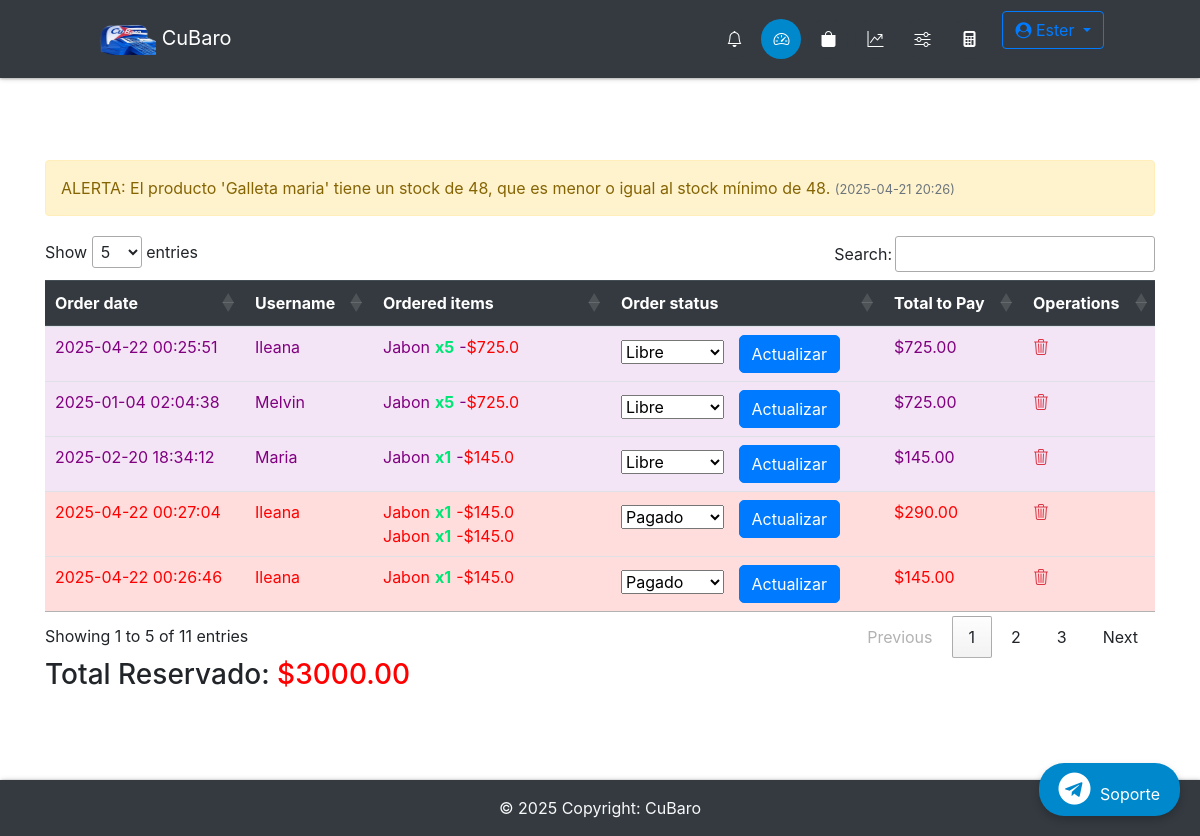
The app's page /admin/ (signed in) with its own data.
### app/db_models.py (models this page shows, shortened)
class User(UserMixin, db.Model):
    __tablename__ = "users"
    id = db.Column(db.Integer, primary_key=True)
    name = db.Column(db.Text, nullable=False)
    email = db.Column(db.String(50), nullable=False, unique=True)
    phone = db.Column(db.String(50), nullable=False)
    password = db.Column(db.String(250), nullable=False)
    admin = db.Column(db.Integer, nullable=False, default=0)
    email_confirmed = db.Column(db.Integer, nullable=False, default=1)
    created_by = db.Column(db.Integer, db.ForeignKey('users.id'), nullable=True)  # ID del creador
    registration_date = db.Column(db.DateTime, default=lambda: datetime.now(timezone.utc))  # Fecha de registro
    membership_expiration = db.Column(db.DateTime, nullable=True)  # Fecha de vencimiento de membresía
    membership_id = db.Column(db.Integer, db.ForeignKey('memberships.id'), nullable=False)  # Relación con membresía
    membership = db.relationship('Membership', backref='users')
    employees = db.relationship('User', backref='creator', remote_side=[id], lazy='select')  # Relación empleados
    cart = db.relationship('Cart', backref='buyer')
    orders = db.relationship("Order", backref='customer', foreign_keys="[Order.uid]")  # Relación con clave foránea especificada

class Alert(db.Model):
    __tablename__ = 'alert'
    id = db.Column(db.Integer, primary_key=True)
    message = db.Column(db.String(255), nullable=False)
    category = db.Column(db.String(50), nullable=False)  # 'error', 'warning', etc.
    created_at = db.Column(db.DateTime, default=datetime.now(timezone.utc))
    user_id = db.Column(db.Integer, db.ForeignKey('users.id'))  # Opcional: asociar alertas a un usuario
    user = db.relationship('User', backref='alerts')

class Order(db.Model):
    __tablename__ = "orders"
    id = db.Column(db.Integer, primary_key=True)
    uid = db.Column(db.Integer, db.ForeignKey('users.id'), nullable=False)  # Clave foránea del cliente
    date = db.Column(db.DateTime, nullable=False)
    status = db.Column(db.String(50), nullable=False)
    items = db.relationship("Ordered_item", backref="order", cascade="all, delete-orphan")

class Ordered_item(db.Model):
    __tablename__ = "ordered_items"
    id = db.Column(db.Integer, primary_key=True)
    oid = db.Column(db.Integer, db.ForeignKey('orders.id'))
    itemid = db.Column(db.Integer, db.ForeignKey('items.id'))
    quantity = db.Column(db.Integer, nullable=False)

class Item(db.Model):
    __tablename__ = "items"
    id = db.Column(db.Integer, primary_key=True)
    name = db.Column(db.String(100), nullable=False)
    price = db.Column(db.Float, nullable=False)
    category = db.Column(db.Text, nullable=False)
    image = db.Column(db.String(250), nullable=False)
    details = db.Column(db.String(250), nullable=False)
    stock_min = db.Column(db.Integer, default=0)
    costo = db.Column(db.Integer)
    stock = db.Column(db.Integer, default=0)
    created_by = db.Column(db.Integer, db.ForeignKey('users.id'), nullable=False)  # Vincular con el creador
    creator = db.relationship('User', backref='items_created')  # Relación con el usuario que creó el producto
    orders = db.relationship('Ordered_item', backref='item', lazy=True, cascade="all, delete, delete-orphan")
    in_cart = db.relationship("Cart", backref="item", lazy=True, cascade="all, delete, delete-orphan")

### app/funcs.py (the view)
	def wrapper(*args, **kwargs):
		if current_user.is_authenticated and current_user.admin == 1:
			return func(*args, **kwargs)
		else:
			return "No estás autorizado a acceder a esta URL."

### app/__init__.py (called while the page is built)
@app.context_processor
def inject_now():
	return {'now': datetime.now(timezone.utc)}

@login_manager.user_loader
def load_user(user_id):
	return User.query.get(user_id)

@app.after_request
def add_no_cache_headers(response):
    response.headers["Cache-Control"] = "no-store, no-cache, must-revalidate, max-age=0"
    response.headers["Pragma"] = "no-cache"
    response.headers["Expires"] = "-1"
    return response

### app/admin/routes.py (called while the page is built)
@admin.route('/')
@admin_only
def dashboard():
    alerts = Alert.query.filter_by(user_id=current_user.id).order_by(Alert.created_at.desc()).all()
    orders = Order.query.join(User, Order.uid == User.id).filter((User.id == current_user.id) | (User.created_by == current_user.id)
    ).all()
    return render_template("admin/home.html", orders=orders, alerts=alerts)

### app/funcs.py (called while the page is built)
def admin_only(func):
	def wrapper(*args, **kwargs):
		if current_user.is_authenticated and current_user.admin == 1:
			return func(*args, **kwargs)
		else:
			return "No estás autorizado a acceder a esta URL."
	wrapper.__name__ = func.__name__
	return wrapper

### app/admin/templates/admin/home.html (shortened to what this page needs)
{% extends "admin/base.html" %}
{% block content %}
    {% if alerts %}
    <div class="alert-container">
        {% for alert in alerts %}
            <div class="alert alert-{{ alert.category }}" id="alert-{{ alert.id }}">
                {{ alert.message }}
                <small class="text-muted" style="font-size: 0.8em;">({{ alert.created_at.strftime('%Y-%m-%d %H:%M') }})</small>
            </div>
        {% endfor %}
    </div>
{% else %}
    <div class="alert alert-info">
        No hay alertas de stock en este momento.
    </div>
{% endif %}
    {% if not orders %}
    <div class="flash-error">No hay Ordenes.</div>
    {% else %}
    <div class="table-responsive">
        <table id="orders-table" class="table table-striped table-hover">
            <thead class="thead-dark">
                <tr>
                    <th>Order date</th>
                    <th>Username</th>
                    <th>Ordered items</th>
                    <th>Order status</th>
                    <th>Total to Pay</th>
                    <th>Operations</th>
                </tr>
            </thead>
            <tbody>
                {% for order in orders %}
                <tr data-order-id="{{ order.id }}" data-order-status="{{ order.status }}" data-order-total="0"
                    data-username="{{ order.customer.name }}">
                    <td>{{ order.date.strftime('%Y-%m-%d %H:%M:%S') }}</td>
                    <td>{{ order.customer.name }}</td>
                    <td>
                        {% for i in order.items %}
                        {% set item_price = i.item.price %}
                        {% set item_total = item_price * i.quantity %}
                        <div class="my" data-item-price="{{ item_price }}" data-item-quantity="{{ i.quantity }}"
                            data-item-total="{{ item_total }}">
                            {{ i.item.name }}<span class="success">x{{ i.quantity }}</span>-<span
                                style="color: red;">${{
                                item_total }}</span><br>
                        </div>
                        {% endfor %}
                    </td>
                    <td>
                        <form method="POST" action="{{ url_for('admin.update_order_status', id=order.id) }}">
                            <select name="status">
                                <option value="Pagado" {% if order.status=='Pagado' %}selected{% endif %}>Pagado
                                </option>
                                <option value="Libre" {% if order.status=='Libre' %}selected{% endif %}>Libre</option>
                            </select>
                            <button class="btn-primary btn" type="submit">Actualizar</button>
                        </form>
                    </td>
                    <td class="order-total">$0</td>
                    <td>
                        <a href="{{ url_for('admin.delete_order', id=order.id) }}"
							onclick="return confirm('¿Estás seguro de que deseas eliminar esta orden?');"><i class="bi bi-trash3 text-danger"></i></a>
                    </td>
                </tr>
                {% endfor %}
            </tbody>
        </table>
    </div>
    <div>
        <h3>Total Reservado: <span id="total-reservado" style="color: red;">$0.00</span></h3>
    </div>
    {% endif %}
    {% endblock %}

### app/admin/templates/admin/base.html (shortened to what this page needs)
{% import "bootstrap/wtf.html" as wtf %}
<!DOCTYPE html>
<html lang="es">
<head>
  <link rel="stylesheet" href="https://stackpath.bootstrapcdn.com/bootstrap/4.5.2/css/bootstrap.min.css">
  <link rel="stylesheet" href="https://cdnjs.cloudflare.com/ajax/libs/font-awesome/4.7.0/css/font-awesome.min.css">
  <link rel="stylesheet" href="https://cdn.jsdelivr.net/npm/bootstrap-icons@1.11.3/font/bootstrap-icons.min.css">
  <link rel="stylesheet" type="text/css" href="https://cdn.datatables.net/1.11.3/css/jquery.dataTables.css">
  <link rel="stylesheet" type="text/css" href="{{ url_for('static', filename='styles.css') }}">
</head>
<body>
  <nav class="navbar navbar-dark bg-dark fixed-top">
    <a class="navbar-brand" href="{{ url_for('home') }}" data-toggle="tooltip" title="Inicio">
      <img src="{{ url_for('static', filename='img/logoo.png') }}" height="30" width="60"> CuBaro
    </a>
    <ul class="navbar-nav d-flex flex-row">
      {% if not current_user.is_authenticated %}
      <li class="nav-item {% if request.endpoint == 'login' %}active{% endif %}">
        <a class="nav-link" href="{{ url_for('login') }}" data-toggle="tooltip" title="Iniciar Sesión">
          <div class="icon-circle">
            <i class="bi bi-box-arrow-in-right"></i>
          </div>
        </a>
      </li>
      {% else %}
      <li class="nav-item {% if request.endpoint == 'orders' %}active{% endif %}">
        <a class="nav-link" href="{{ url_for('orders') }}" data-toggle="tooltip" title="Órdenes">
          <div class="icon-circle">
            <i class="bi bi-bell"></i>
          </div>
        </a>
      </li>
      <li class="nav-item {% if request.endpoint == 'admin.dashboard' %}active{% endif %}">
        <a class="nav-link" href="{{ url_for('admin.dashboard') }}" data-toggle="tooltip" title="Dashboard">
          <div class="icon-circle">
            <i class="bi bi-speedometer2"></i>
          </div>
        </a>
      </li>
      <li class="nav-item {% if request.endpoint == 'admin.items' %}active{% endif %}">
        <a class="nav-link" href="{{ url_for('admin.items') }}" data-toggle="tooltip" title="Productos">
          <div class="icon-circle">
            <i class="bi bi-bag-fill"></i>
          </div>
        </a>
      </li>
      <li class="nav-item {% if request.endpoint == 'admin.statictics' %}active{% endif %}">
        <a class="nav-link" href="{{ url_for('admin.statictics') }}" data-toggle="tooltip" title="Estadísticas">
          <div class="icon-circle">
            <i class="bi bi-graph-up-arrow"></i>
          </div>
        </a>
      </li>
      <li class="nav-item {% if request.endpoint == 'admin.configuracion' %}active{% endif %}">
        <a class="nav-link" href="{{ url_for('admin.configuracion') }}" data-toggle="tooltip" title="Configuración">
          <div class="icon-circle">
            <i class="bi bi-sliders"></i>
          </div>
        </a>
      </li>
      <li class="nav-item mr-2">
        <a class="nav-link" data-toggle="modal" data-target="#fullScreenModal" data-toggle="tooltip"
          title="Calculadora">
          <div class="icon-circle">
            <i class="bi bi-calculator-fill"></i>
          </div>
        </a>
      </li>
      <div class="dropdown ml-auto">
        <a class="btn btn-outline-primary dropdown-toggle" href="#" id="navbarDropdown" role="button"
          data-toggle="dropdown" aria-expanded="false">
          <i class="fa fa-user-circle"></i> {{ current_user.name }}
        </a>
      </div>
      {% endif %}
    </ul>
  </nav>
  <div class="container">
    <div class="main">
      {% block content %}
      {% endblock %}
      <a href="https://t.me/soporte" target="_blank" class="telegram-float">
        <i class="fa fa-telegram fa-2x"></i> Soporte
      </a>
    </div>
  </div>
  <footer class="bg-dark text-center text-lg-start text-light">
    <div class="text-center p-3">
      © {{ now.year }} Copyright: CuBaro
    </div>
  </footer>
</body>
</html>

### app/static/styles.css (style rules this page uses)
:root { --white:#eceff3; --primary-blue: #007bff; --dark-bg: #343a40; --error-red: #ff4c4c; --success-green: #00e676; --chart-red: #ff6384; --chart-blue: #36a2eb; --chart-purple: #cc65fe; --chart-yellow: #ffce56; --chart-green: #2ecc71; --telegram-blue: #0088cc; --telegram-hover: #3688b183; --shadow-light: rgba(0, 0, 0, 0.2); --shadow-dark: rgba(0, 0, 0, 0.19); }
body { padding-top: 80px; }
.main { padding: 10vh 0; }
.navbar { padding: 0.7rem 6rem; box-shadow: 0 1px 2px 0 var(--shadow-light), 0 1px 5px 0 var(--shadow-dark); position: fixed; top: 0; z-index: 1050; }
.navbar-nav { gap: 3px; }
.icon-circle { display: flex; align-items: center; justify-content: center; width: 40px; height: 40px; border-radius: 50%; background-color: var(--dark-bg); color: white; margin: 0 2px; transition: background-color 0.3s, color 0.3s; }
.nav-item.active .icon-circle { background-color: var(--telegram-blue); color: white; }
footer { box-shadow: 1px 0 2px 0 var(--shadow-light), 1px 0 5px 0 var(--shadow-dark); }
table.dataTable { margin: 0 auto; width: 100%; }
table.dataTable th { color: white; background-color: var(--dark-bg); padding: 25px; }
table.dataTable tr { border-bottom: 1px solid #0046C2; }
table.dataTable td { padding: 25px 50px; }
.alert { padding: 15px; margin-bottom: 20px; border: 1px solid transparent; border-radius: 4px; font-size: 16px; transition: opacity 0.5s ease; }
.alert-warning { color: #856404; background-color: #fff3cd; border-color: #ffeeba; }
.flash-error, .help-block, .success { text-align: center; padding: 5px; font-weight: bold; max-width: 400px; margin: 0 auto; }
.success { color: var(--success-green); }
form .btn { background: var(--primary-blue); color: white; border-radius: 5px; }
.text-muted { font-size: 0.9rem; color: gray; }
button { padding: 5px 10px; font-size: 18px; margin: 0 10px; cursor: pointer; }
.telegram-float { position: fixed; bottom: 20px; right: 20px; background-color: var(--telegram-blue); color: white; padding: 10px 20px; border-radius: 25px; text-decoration: none; box-shadow: 0 4px 8px var(--shadow-light); transition: background-color 0.3s, transform 0.3s; z-index: 9999; }
.telegram-float i { margin-right: 5px; }

### records on screen
User: name "Ester"
Alert: message "ALERTA: El producto 'Galleta maria' tiene un stock de 48, que es menor o igual al stock mínimo de 48.", created_at "2025-04-21 20:26"
Order: date "2025-04-22 00:25:51", customer.name "Ileana", status "Libre"
Ordered_item: item.name "Jabon", quantity "5", item_total "725.0"
Order: date "2025-01-04 02:04:38", customer.name "Melvin", status "Libre"
Ordered_item: item.name "Jabon", quantity "5", item_total "725.0"
Order: date "2025-02-20 18:34:12", customer.name "Maria", status "Libre"
Ordered_item: item.name "Jabon", quantity "1", item_total "145.0"
Order: date "2025-04-22 00:27:04", customer.name "Ileana", status "Pagado"
Ordered_item: item.name "Jabon", quantity "1", item_total "145.0"
Ordered_item: item.name "Jabon", quantity "1", item_total "145.0"
Order: date "2025-04-22 00:26:46", customer.name "Ileana", status "Pagado"
Ordered_item: item.name "Jabon", quantity "1", item_total "145.0"
